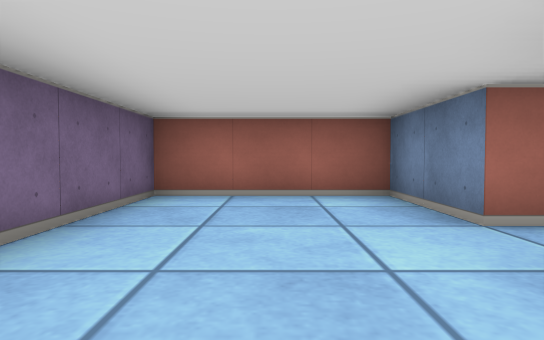
View 1 (above)

12 first-person views from a walk through a cub3D level. The camera is about half as high as the walls, tilts 2° down and sees 75° across. The floor is counted in squares. Each view is taken from the middle of a square. On the plan, view 1 faces up. The plan holds only what a view shows up to about 9 squares ahead; the rest is blank.

View 2
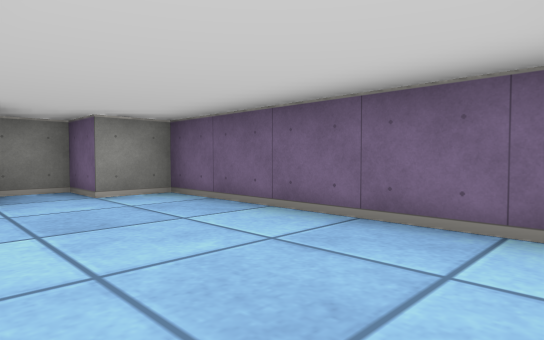

View 3
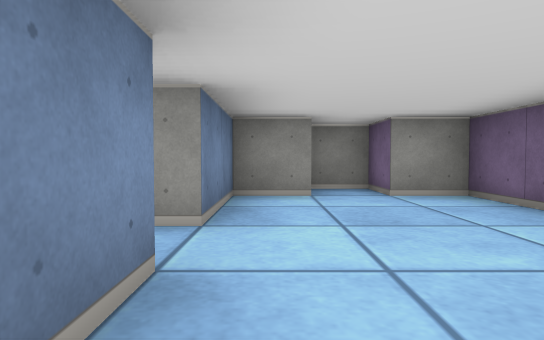

View 4
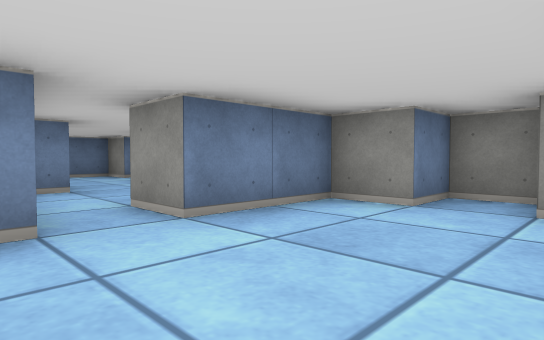

View 5
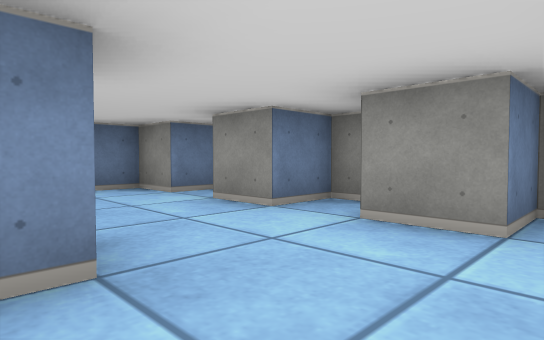

View 6
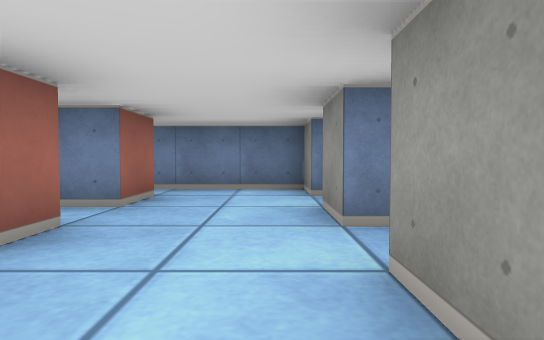

View 7
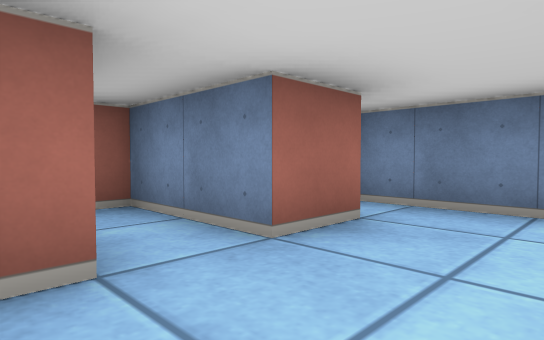

View 8
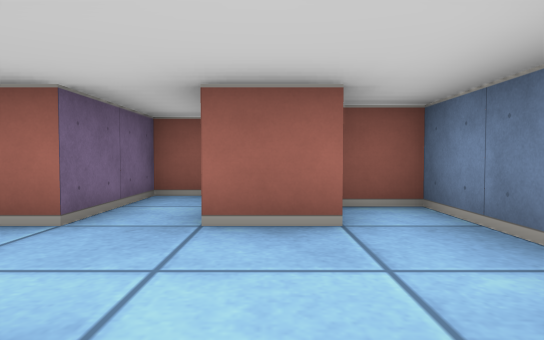

View 9
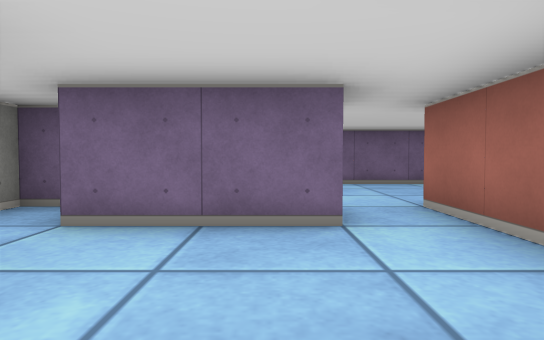

View 10
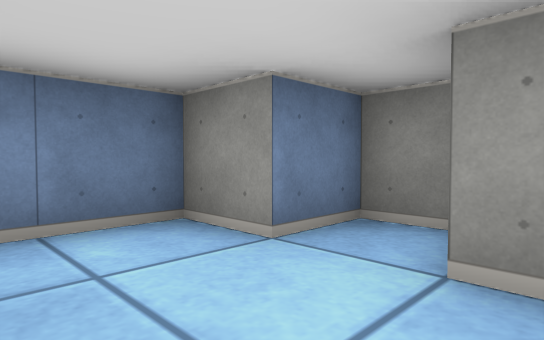

View 11
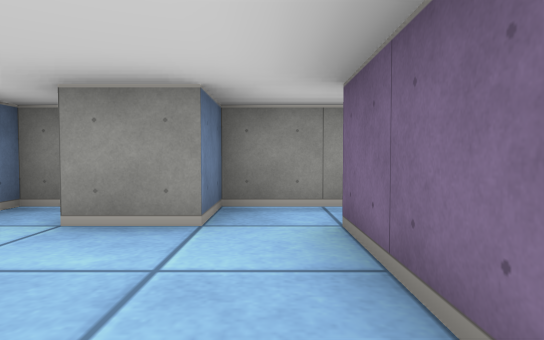

View 12
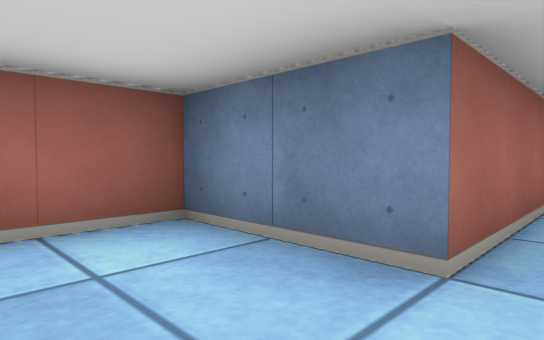

### Floor plan
Ten units are one square. View 1 is at (0, 0); x grows to the right and y downward. Boxes are objects, and circles mark ways between rooms. Rooms are numbered by the first view taken in them; rooms with no view inside come last. Other rooms are left out.
<svg viewBox="-20 -50 110 70">
<path fill="none" stroke="#000" d="M15 -25 15 -45 -15 -45 -15 5 -5 5 -5 15 5 15 5 5 15 5 15 -15M45 -14 45 -20M39 -25 15 -25M50 15 55 15 55 5 65 5M76 -15 65 -15 65 -35 55 -35 55 -15 49 -15M68 15 75 15 75 5 85 5 85 -25 76 -25M15 -15 25 -15 25 5M15 10 15 15 35 15 35 5 45 5"/>
<circle cx="20" cy="-20" r="3" fill="#2a7"/>
<text x="0" y="-20">1</text>
<text x="50" y="-10">2</text>
</svg>
Room 1 opens to room 2.

Where each view was taken, in squares from view 1:
view 1: 0 up, 0 right, facing up
view 2: 4 up, 1 right, facing down-left
view 3: 4 up, 1 right, facing down
view 4: 3 up, 1 left, facing down-right
view 5: 2 up, 3 right, facing down-right
view 6: 0 up, 3 right, facing right
view 7: 0 up, 5 right, facing up-right
view 8: 1 down, 7 right, facing up
view 9: 1 up, 5 right, facing left
view 10: 1 up, 6 right, facing down-right
view 11: 2 up, 3 right, facing down
view 12: 2 up, 0 right, facing up-right
